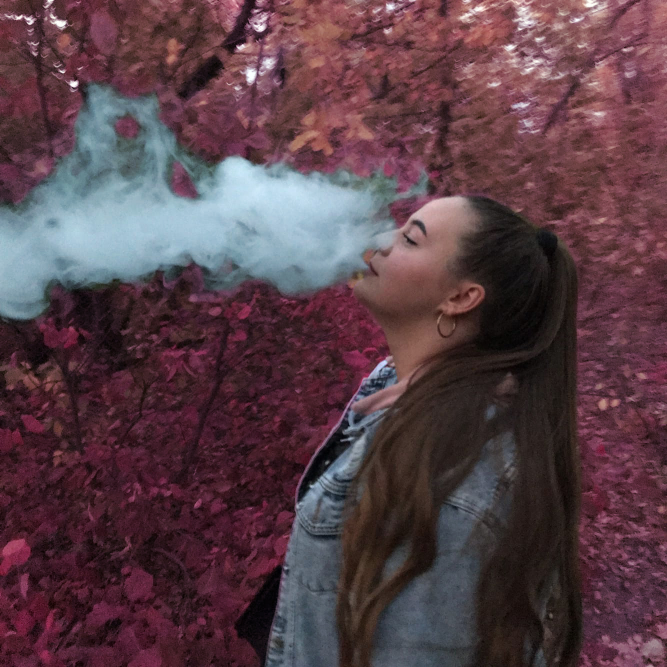
#> input picture img.jpg, 1334 x 1334 px (shown at 1/2 size)
$ python lab3.py
#> lines starting #> are read from the running program, lines starting #| are printed output that depends on the picture
import cv2

image = cv2.imread('img.jpg')
#> image is the input picture: shape (1334, 1334, 3); mean B, G, R 71.2, 63.3, 88.3

cropped = image[10:500, 500:2000]
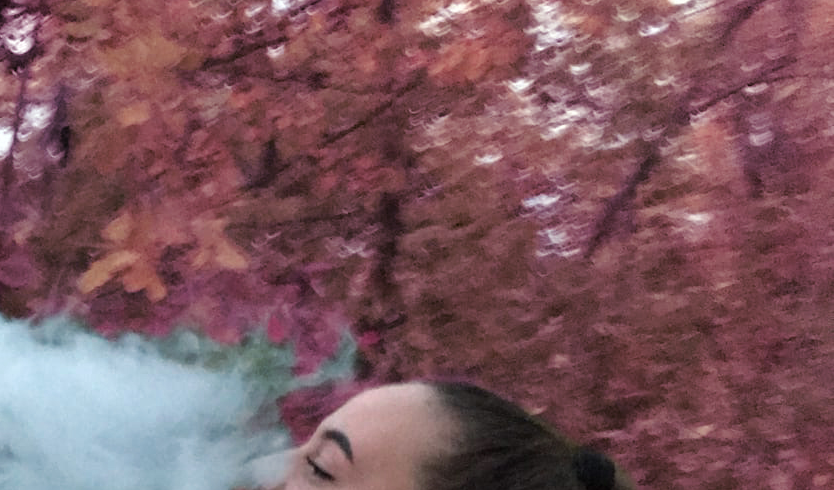
#> cropped: shape (490, 834, 3); mean B, G, R 94.2, 87, 124.4


def viewImage(image, name_of_window):
    cv2.namedWindow(name_of_window, cv2.WINDOW_NORMAL)
    cv2.imshow(name_of_window, image)
    cv2.waitKey(0)
    cv2.destroyAllWindows()


viewImage(cropped, "cropped")

scale_percent = 20  # Процент от изначального размера
width = int(image.shape[1] * scale_percent / 100)
#> width = 266
height = int(image.shape[0] * scale_percent / 100)
#> height = 266
dim = (width, height)
#> dim = (266, 266)
resized = cv2.resize(image, dim, interpolation=cv2.INTER_AREA)
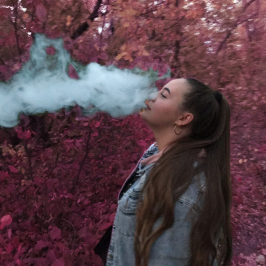
#> resized: shape (266, 266, 3); mean B, G, R 71.2, 63.3, 88.3

viewImage(resized, "scale_percent")

(h, w, d) = image.shape
#> h = 1334; w = 1334; d = 3
center = (w // 2, h // 2)
#> center = (667, 667)
M = cv2.getRotationMatrix2D(center, 180, 1.0)
rotated = cv2.warpAffine(image, M, (w, h))
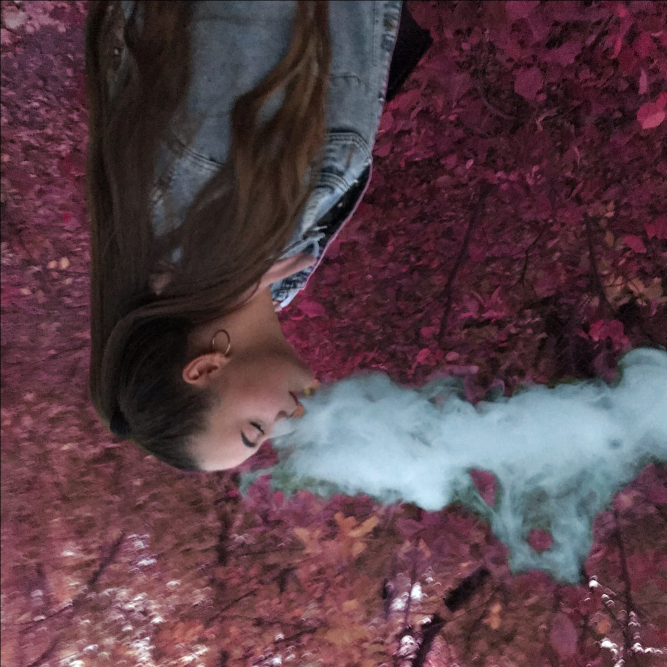
#> rotated: shape (1334, 1334, 3) (shown at 1/2 size); mean B, G, R 71.1, 63.2, 88.2
viewImage(rotated, "rotated")

gray_image = cv2.cvtColor(image, cv2.COLOR_BGR2GRAY)
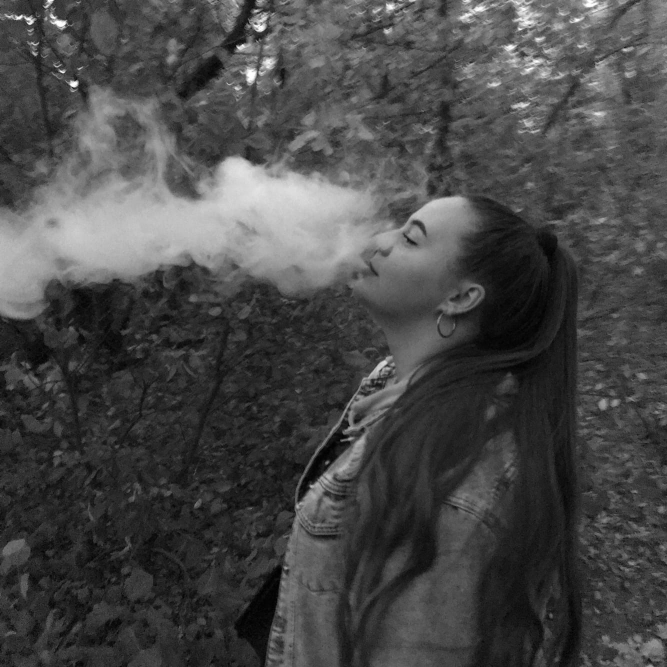
#> gray_image: shape (1334, 1334) (shown at 1/2 size); min 0, max 255, mean 71.7
ret, threshold_image = cv2.threshold(image, 127, 255, 0)
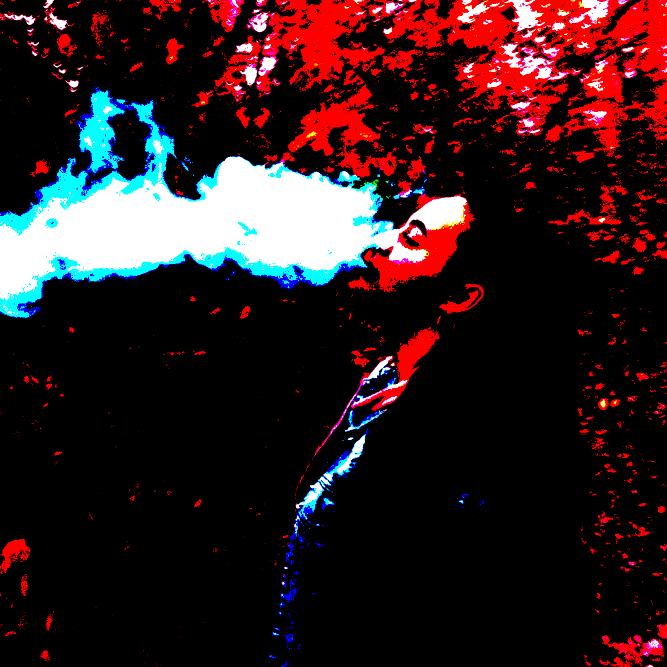
#> threshold_image: shape (1334, 1334, 3) (shown at 1/2 size); mean B, G, R 30.6, 27.4, 47.6
viewImage(gray_image, "gray_image")
viewImage(threshold_image, "threshold_image")

blurred = cv2.GaussianBlur(image, (51, 51), 0)
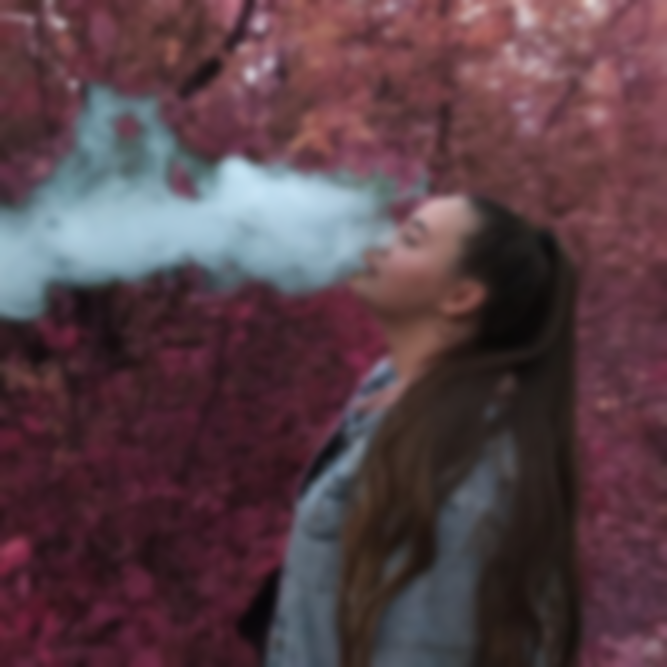
#> blurred: shape (1334, 1334, 3) (shown at 1/2 size); mean B, G, R 71.2, 63.3, 88.3
viewImage(blurred, "blurred")

output = image.copy()
cv2.rectangle(output, (2600, 800), (4100, 2400), (0, 255, 255), 10)
viewImage(output, "output")

cv2.line(output, (60, 20), (400, 200), (0, 0, 255), 5)
viewImage(output, "line")

output2 = image.copy()
cv2.putText(output2, "We <3 Dogs", (1500, 3600),cv2.FONT_HERSHEY_SIMPLEX, 15, (30, 105, 210), 40)
viewImage(output2, "output2")

image_path = 'img.jpg'
face_cascade = cv2.CascadeClassifier('haarcascade_frontalface_default.xml')
image2 = cv2.imread(image_path)
gray = cv2.cvtColor(image2, cv2.COLOR_BGR2GRAY)
faces = face_cascade.detectMultiScale(
    gray,
    scaleFactor=1.1,
    minNeighbors=5,
    minSize=(10, 10)
)
faces_detected = "Лиц обнаружено: " + format(len(faces))
print(faces_detected)
# Рисуем квадраты вокруг лиц
for (x, y, w, h) in faces:
    cv2.rectangle(image, (x, y), (x+w, y+h), (255, 255, 0), 2)
viewImage(image2, faces_detected)
